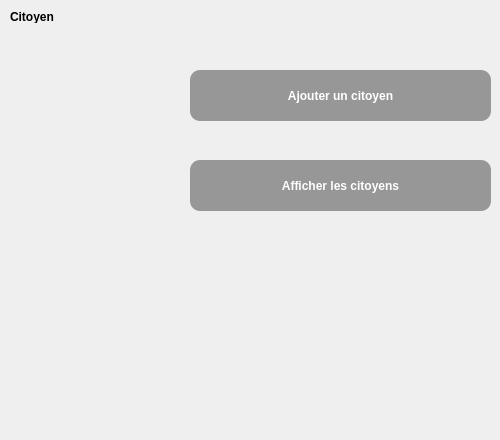
    <widget class="QWidget" name="page_4">
     <widget class="QLabel" name="label_3">
      <property name="geometry">
       <rect>
        <x>10</x>
        <y>10</y>
        <width>47</width>
        <height>13</height>
       </rect>
      </property>
      <property name="font">
       <font>
        <family>MS Shell Dlg 2</family>
        <weight>75</weight>
        <bold>true</bold>
       </font>
      </property>
      <property name="text">
       <string>Citoyen</string>
      </property>
     </widget>
     <widget class="QPushButton" name="pushButton_backcitoyen0">
      <property name="geometry">
       <rect>
        <x>10</x>
        <y>380</y>
        <width>71</width>
        <height>51</height>
       </rect>
      </property>
      <property name="styleSheet">
       <string notr="true">QPushButton {
image:url(:/back.png);
padding: 10px;
border-radius: 10;
border: none;
}
</string>
      </property>
      <property name="text">
       <string/>
      </property>
     </widget>
     <widget class="QPushButton" name="pushButton_affichercitoyenacceuil">
      <property name="geometry">
       <rect>
        <x>190</x>
        <y>160</y>
        <width>301</width>
        <height>51</height>
       </rect>
      </property>
      <property name="font">
       <font>
        <weight>75</weight>
        <bold>true</bold>
        <underline>false</underline>
        <strikeout>false</strikeout>
       </font>
      </property>
      <property name="styleSheet">
       <string notr="true">QPushButton {
color: #fff !important;
text-transform: uppercase;
text-decoration: none;
background: #979797;
padding: 10px;
border-radius: 10;
display: inline-block;
border: none;
transition: all 0.4s ease 0s;
}
QPushButton:hover {
color: #000000 !important;
border-color: #000000 !important;
transition: all 0.4s ease 0s;
}</string>
      </property>
      <property name="text">
       <string>Afficher les citoyens</string>
      </property>
     </widget>
     <widget class="QPushButton" name="pushButton_ajouterciyoyenacceuil">
      <property name="geometry">
       <rect>
        <x>190</x>
        <y>70</y>
        <width>301</width>
        <height>51</height>
       </rect>
      </property>
      <property name="font">
       <font>
        <weight>75</weight>
        <bold>true</bold>
        <underline>false</underline>
        <strikeout>false</strikeout>
       </font>
      </property>
      <property name="styleSheet">
       <string notr="true">QPushButton {
color: #fff !important;
text-transform: uppercase;
text-decoration: none;
background: #979797;
padding: 10px;
border-radius: 10;
display: inline-block;
border: none;
transition: all 0.4s ease 0s;
}
QPushButton:hover {
color: #000000 !important;
border-color: #000000 !important;
transition: all 0.4s ease 0s;
}</string>
      </property>
      <property name="text">
       <string>Ajouter un citoyen</string>
      </property>
     </widget>
    </widget>
